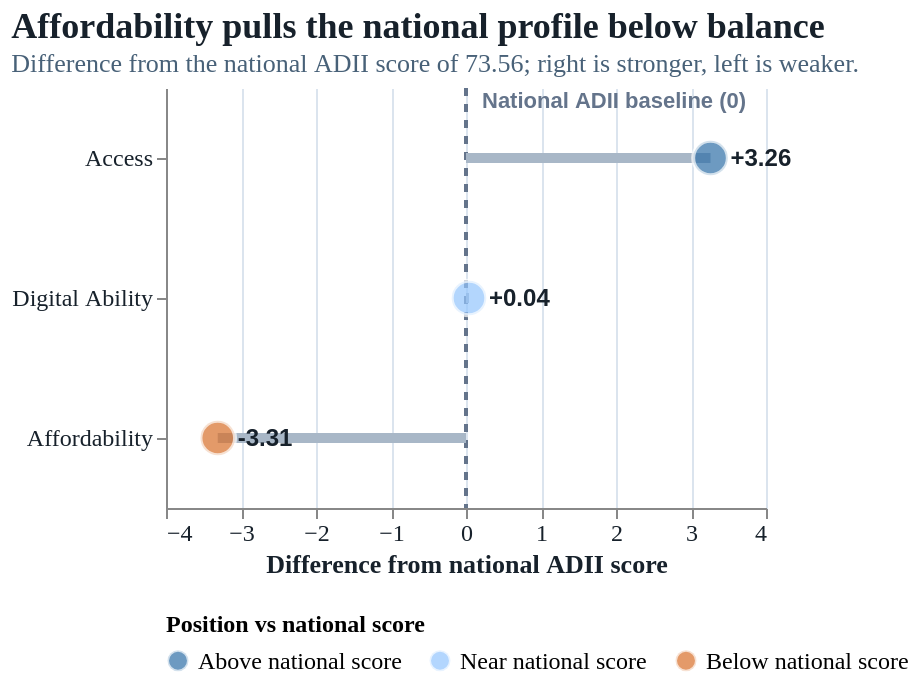

Vega-Lite specification for this chart:
### Vega-Lite specification from a JSON file in a GitHub repository (floating-point values rounded to 4 significant figures)
{"$schema": "https://vega.github.io/schema/vega-lite/v5.json", "description": "Diverging profile showing each ADII dimension's deviation from the national ADII score.", "title": {"text": "Affordability pulls the national profile below balance", "subtitle": "Difference from the national ADII score of 73.56; right is stronger, left is weaker."}, "width": "container", "height": 210, "data": {"values": [{"dimension": "Access", "score": 76.82, "difference": 3.26, "zero": 0, "status": "Above national score", "label": "+3.26"}, {"dimension": "Digital Ability", "score": 73.6, "difference": 0.04, "zero": 0, "status": "Near national score", "label": "+0.04"}, {"dimension": "Affordability", "score": 70.25, "difference": -3.31, "zero": 0, "status": "Below national score", "label": "-3.31"}]}, "layer": [{"mark": {"type": "rule", "strokeDash": [4, 4], "strokeWidth": 2, "color": "#64748b"}, "encoding": {"x": {"datum": 0, "type": "quantitative"}}}, {"data": {"values": [{"dimension": "Access", "difference": 0, "label": "National ADII baseline (0)"}]}, "mark": {"type": "text", "align": "left", "dx": 8, "dy": -28, "fontSize": 11, "fontWeight": "bold", "color": "#64748b"}, "encoding": {"x": {"field": "difference", "type": "quantitative", "scale": {"domain": [-4, 4]}}, "y": {"field": "dimension", "type": "nominal", "sort": ["Access", "Digital Ability", "Affordability"]}, "text": {"field": "label"}}}, {"mark": {"type": "rule", "strokeWidth": 5, "color": "#a8b7c7"}, "encoding": {"y": {"field": "dimension", "type": "nominal", "title": null, "sort": ["Access", "Digital Ability", "Affordability"], "axis": {"labelLimit": 180}}, "x": {"field": "zero", "type": "quantitative", "title": "Difference from national ADII score", "scale": {"domain": [-4, 4]}, "axis": {"tickCount": 9, "grid": true}}, "x2": {"field": "difference"}}}, {"mark": {"type": "point", "filled": true, "size": 300, "stroke": "white", "strokeWidth": 2}, "encoding": {"x": {"field": "difference", "type": "quantitative"}, "y": {"field": "dimension", "type": "nominal", "sort": ["Access", "Digital Ability", "Affordability"]}, "color": {"field": "status", "type": "nominal", "title": "Position vs national score", "scale": {"domain": ["Above national score", "Near national score", "Below national score"], "range": ["#2f6fa7", "#93c5fd", "#d86f2a"]}}, "tooltip": [{"field": "dimension", "type": "nominal", "title": "Dimension"}, {"field": "score", "type": "quantitative", "title": "Score", "format": ".2f"}, {"field": "difference", "type": "quantitative", "title": "Difference from national ADII", "format": "+.2f"}]}}, {"mark": {"type": "text", "align": "left", "dx": 10, "baseline": "middle", "fontSize": 12, "fontWeight": "bold", "color": "#17212b"}, "encoding": {"x": {"field": "difference", "type": "quantitative"}, "y": {"field": "dimension", "type": "nominal", "sort": ["Access", "Digital Ability", "Affordability"]}, "text": {"field": "label"}}}], "config": {"view": {"stroke": null}, "axis": {"labelFont": "IBM Plex Sans", "titleFont": "IBM Plex Sans", "labelFontSize": 12, "titleFontSize": 13, "labelColor": "#17212b", "titleColor": "#17212b", "gridColor": "#dbe4ee", "labelLimit": 320}, "legend": {"labelFont": "IBM Plex Sans", "titleFont": "IBM Plex Sans", "labelFontSize": 12, "titleFontSize": 12, "symbolSize": 110, "orient": "bottom"}, "title": {"font": "Space Grotesk", "subtitleFont": "IBM Plex Sans", "fontSize": 18, "subtitleFontSize": 13, "anchor": "start", "color": "#17212b", "subtitleColor": "#486178"}}}
